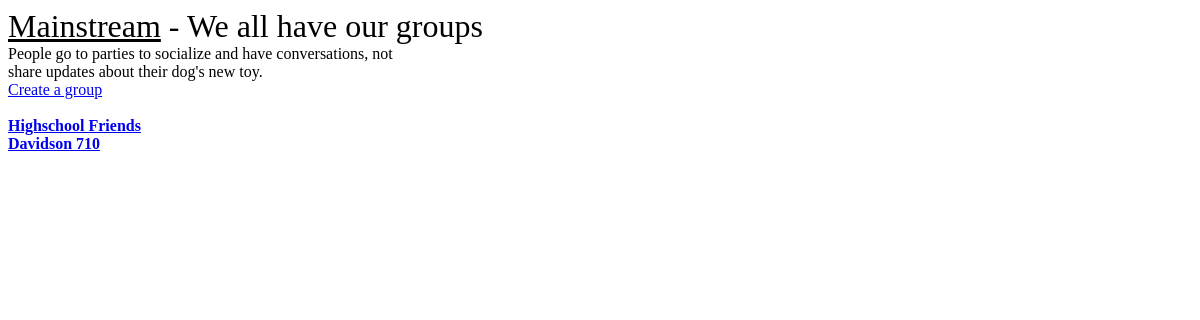
The page /mainstream/ on the database as committed earlier.
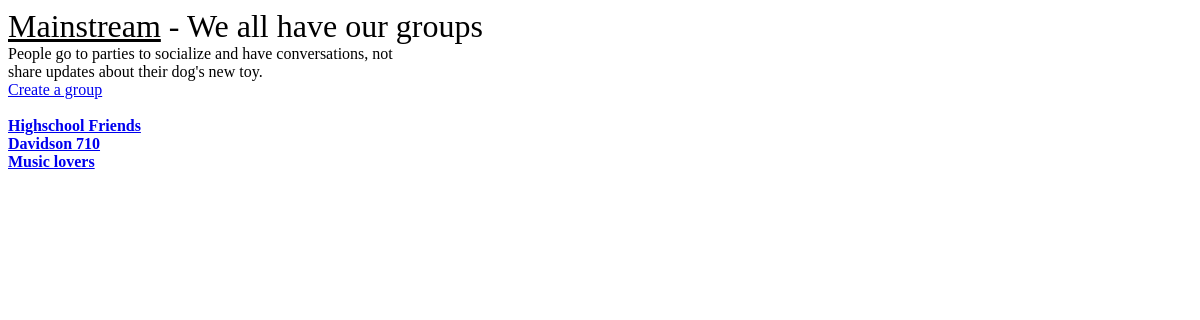
The same page on the database as committed later.
### mainstream/models.py (models this page shows, shortened)
class Group(models.Model):
	name = models.CharField(max_length=200)
	date = models.DateTimeField("date created")
	users = models.ManyToManyField(User)
	def get_streams(self):
		return self.stream_set.all()

### mainstream/views.py (the view)
def index(request):
	context = RequestContext(request)
	context_dict = {}
	context_dict['groups'] = Group.objects.all()
	return render_to_response("mainstream/index.html", context_dict, context)

### mainstream/models.py (called while the page is built)
	def get_posts(self):
		return self.post_set.all()

### templates/mainstream/index.html (shortened to what this page needs)
<!DOCTYPE html>
<html>
	<head>
	</head>
	<body>
		<font size='6' color='black'><a href='/mainstream/' style='color: black;'>Mainstream</a> - We all have our groups</font><br>
		People go to parties to socialize and have conversations, not <br />
		share updates about their dog's new toy.<br>
		<a href='/mainstream/add_group/'>Create a group</a><br><br>
		{% for g in groups %}
			<b><a href='/mainstream/group/{{ g.id }}/'>{{ g.name }}</a></b><br>
		{% endfor %}
	</body>
</html>

Rows that differ between the two databases and show on the page:
added Group: name "Music lovers"
